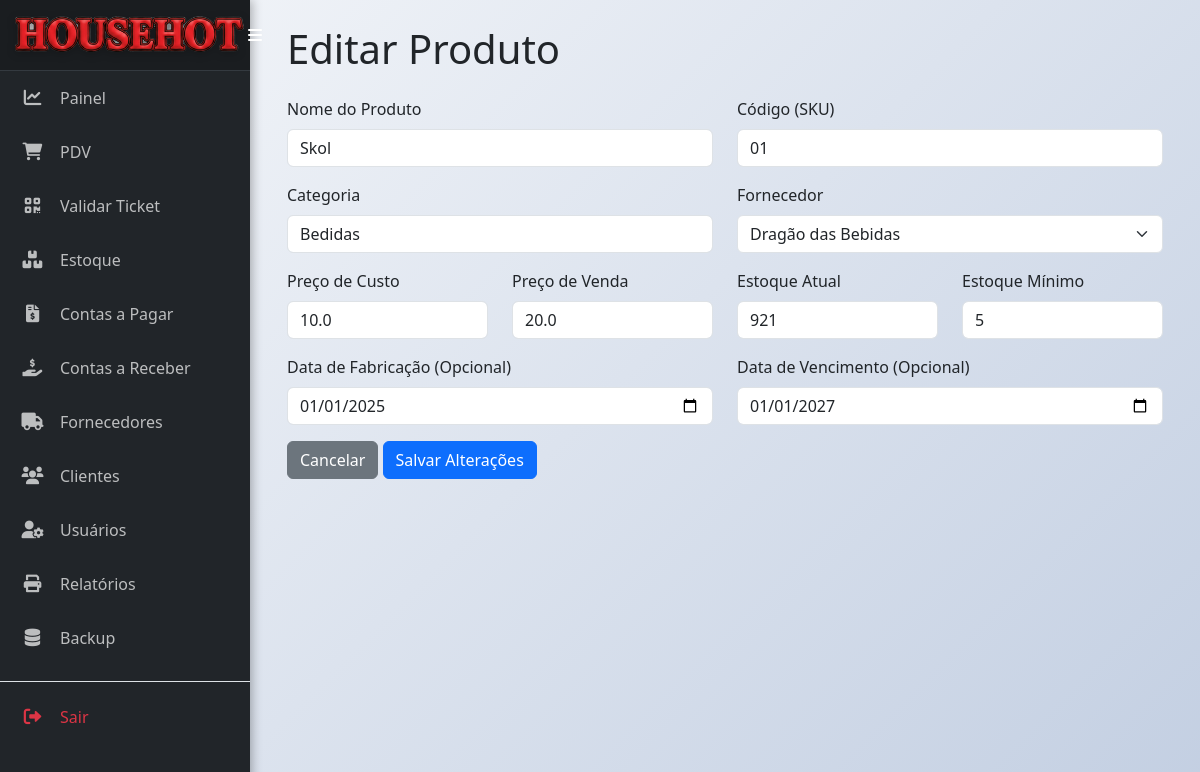
The page /produto/editar/1 (signed in) on the database as committed earlier.
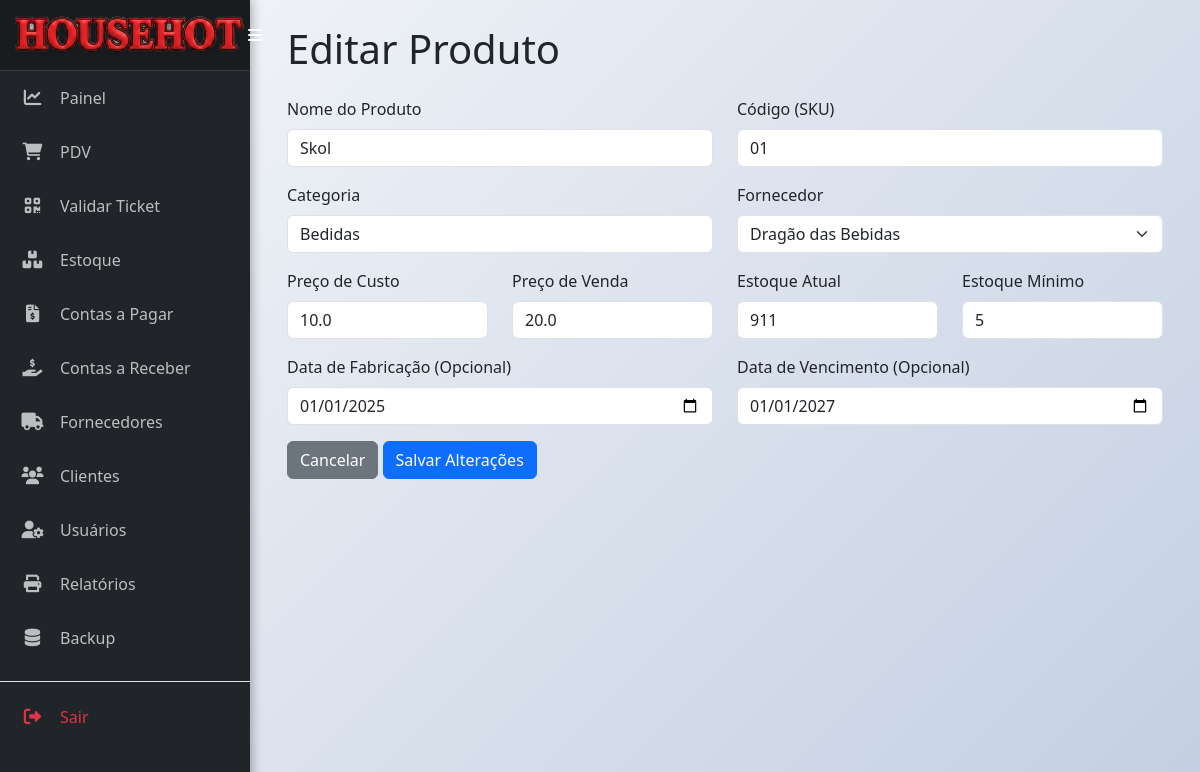
The same page on the database as committed later.
### models.py (models this page shows)
class Produto(db.Model):
    __tablename__ = 'produto'
    id = db.Column(db.Integer, primary_key=True)
    codigo = db.Column(db.String(50), nullable=False, unique=True)
    nome = db.Column(db.String(100), nullable=False)
    categoria = db.Column(db.String(50))
    preco_custo = db.Column(db.Float, nullable=False)
    preco_venda = db.Column(db.Float, nullable=False)
    quantidade_estoque = db.Column(db.Integer, nullable=False, default=0)
    estoque_minimo = db.Column(db.Integer, default=5)
    data_fabricacao = db.Column(db.Date, nullable=True)
    data_vencimento = db.Column(db.Date, nullable=True)
    fornecedor_id = db.Column(db.Integer, db.ForeignKey('fornecedor.id'), nullable=False)
    movimentacoes = db.relationship('MovimentacaoEstoque', backref='produto', lazy=True)
    tickets = db.relationship('Ticket', backref='produto', lazy=True)

class Fornecedor(db.Model):
    __tablename__ = 'fornecedor'
    id = db.Column(db.Integer, primary_key=True)
    nome = db.Column(db.String(100), nullable=False, unique=True)
    cnpj = db.Column(db.String(18), unique=True, nullable=True)
    telefone = db.Column(db.String(20))
    email = db.Column(db.String(100))
    produtos = db.relationship('Produto', backref='fornecedor', lazy=True)
    contas = db.relationship('ContaPagar', backref='fornecedor', lazy=True)

### app.py (the view, shortened to what this page needs)
@app.route('/produto/editar/<int:id>', methods=['GET', 'POST'])
@login_required
def editar_produto(id):
    produto_para_editar = db.session.get(Produto, id)
    fornecedores = Fornecedor.query.all()
    return render_template('editar_produto.html', produto=produto_para_editar, fornecedores=fornecedores)

### app.py (called while the page is built)
@app.context_processor
def inject_datetime():
    return {'modules': {'datetime': datetime, 'date': date, 'timedelta': timedelta}}

def login_required(f):
    @wraps(f)
    def decorated_function(*args, **kwargs):
        if 'logged_in' not in session or 'user_id' not in session:
            session.clear()
            flash('A sua sessão é inválida. Por favor, faça login novamente.', 'warning')
            return redirect(url_for('login'))
        return f(*args, **kwargs)
    return decorated_function

### templates/editar_produto.html (shortened to what this page needs)
{% extends 'base.html' %}
{% block content %}
<h1 class="mb-4">Editar Produto</h1>
<form action="{{ url_for('editar_produto', id=produto.id) }}" method="POST">
    <div class="row">
        <div class="col-md-6 mb-3">
            <label for="nome" class="form-label">Nome do Produto</label>
            <input type="text" class="form-control" id="nome" name="nome" value="{{ produto.nome }}" required>
        </div>
        <div class="col-md-6 mb-3">
            <label for="codigo" class="form-label">Código (SKU)</label>
            <input type="text" class="form-control" id="codigo" name="codigo" value="{{ produto.codigo }}" required>
        </div>
    </div>
    <div class="row">
        <div class="col-md-6 mb-3">
            <label for="categoria" class="form-label">Categoria</label>
            <input type="text" class="form-control" id="categoria" name="categoria" value="{{ produto.categoria or '' }}">
        </div>
        <div class="col-md-6 mb-3">
            <label for="fornecedor_id" class="form-label">Fornecedor</label>
            <select class="form-select" id="fornecedor_id" name="fornecedor_id" required>
                {% for fornecedor in fornecedores %}
                <option value="{{ fornecedor.id }}" {% if fornecedor.id == produto.fornecedor_id %}selected{% endif %}>
                    {{ fornecedor.nome }}
                </option>
                {% endfor %}
            </select>
        </div>
    </div>
    <div class="row">
        <div class="col-md-3 mb-3">
            <label for="preco_custo" class="form-label">Preço de Custo</label>
            <input type="number" step="0.01" class="form-control" id="preco_custo" name="preco_custo" value="{{ produto.preco_custo }}" required>
        </div>
        <div class="col-md-3 mb-3">
            <label for="preco_venda" class="form-label">Preço de Venda</label>
            <input type="number" step="0.01" class="form-control" id="preco_venda" name="preco_venda" value="{{ produto.preco_venda }}" required>
        </div>
        <div class="col-md-3 mb-3">
            <label for="quantidade_estoque" class="form-label">Estoque Atual</label>
            <input type="number" class="form-control" id="quantidade_estoque" name="quantidade_estoque" value="{{ produto.quantidade_estoque }}" required>
        </div>
        <div class="col-md-3 mb-3">
            <label for="estoque_minimo" class="form-label">Estoque Mínimo</label>
            <input type="number" class="form-control" id="estoque_minimo" name="estoque_minimo" value="{{ produto.estoque_minimo }}" required>
        </div>
    </div>
    <div class="row">
        <div class="col-md-6 mb-3">
            <label for="data_fabricacao" class="form-label">Data de Fabricação (Opcional)</label>
            <input type="date" class="form-control" id="data_fabricacao" name="data_fabricacao" value="{{ produto.data_fabricacao.strftime('%Y-%m-%d') if produto.data_fabricacao }}">
        </div>
        <div class="col-md-6 mb-3">
            <label for="data_vencimento" class="form-label">Data de Vencimento (Opcional)</label>
            <input type="date" class="form-control" id="data_vencimento" name="data_vencimento" value="{{ produto.data_vencimento.strftime('%Y-%m-%d') if produto.data_vencimento }}">
        </div>
    </div>
    <a href="{{ url_for('listar_produtos') }}" class="btn btn-secondary">Cancelar</a>
    <button type="submit" class="btn btn-primary">Salvar Alterações</button>
</form>
{% endblock %}

Rows that differ between the two databases and show on the page:
changed Produto "Skol": quantidade_estoque "921" → "911"
